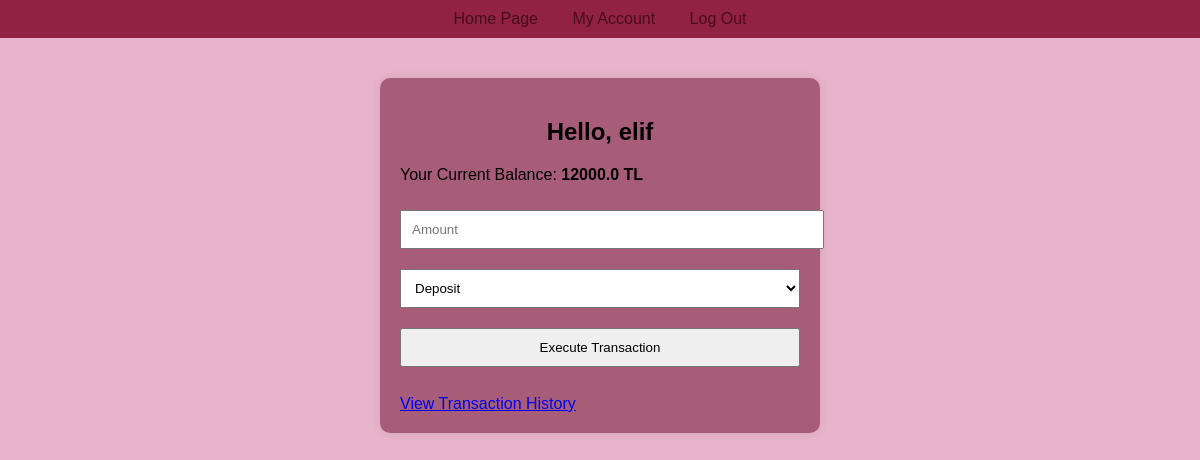
The page /hesap (signed in) on the database as committed earlier.
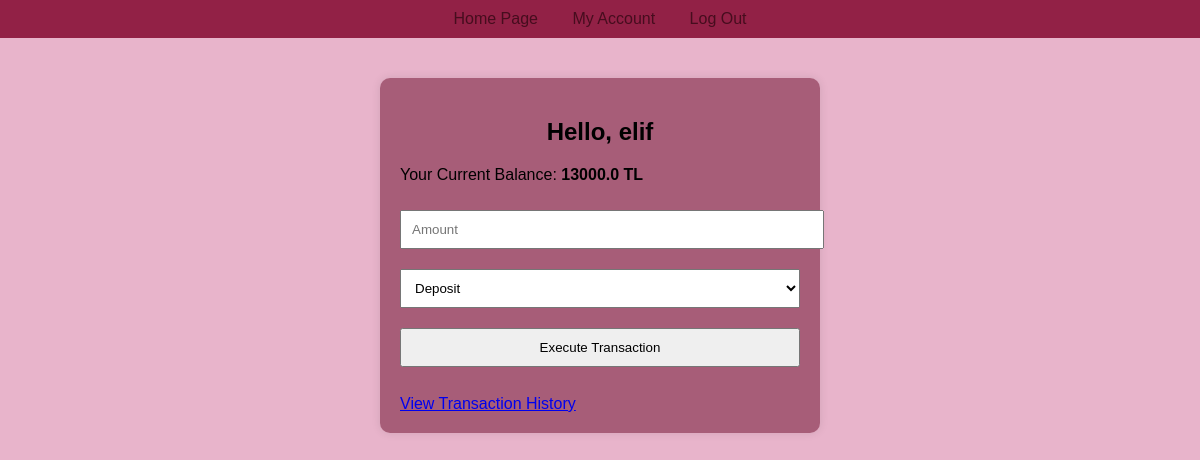
The same page on the database as committed later.
### app.py (models this page shows, shortened)
class Kullanici(db.Model):
    __tablename__ = 'kullanici'
    id = db.Column(db.Integer, primary_key=True)
    isim = db.Column(db.String(100), unique=True, nullable=False)
    sifre_hash = db.Column(db.String(128), nullable=False)
    bakiye = db.Column(db.Float, default=0.0)
    hareketler = db.relationship('Hareket', backref='kullanici', lazy=True)

### app.py (the view, shortened to what this page needs)
@app.route('/hesap', methods=['GET', 'POST'])
def hesap():
    if 'user_id' not in session:
        flash('Lütfen önce giriş yapın.', 'error')
        return redirect(url_for('login'))
    kullanici = Kullanici.query.get(session['user_id'])
    hareketler = Hareket.query.filter_by(kullanici_id=kullanici.id).order_by(Hareket.tarih.desc()).all()
    return render_template('bakiye.html', kullanici=kullanici, hareketler=hareketler)

### templates/bakiye.html (shortened to what this page needs)
{% extends 'base.html' %}
{% block content %}
  <h2>Hello, {{ kullanici.isim }}</h2>
  <p>Your Current Balance: <strong>{{ kullanici.bakiye }} TL</strong></p>
  <form method="POST">
    <input type="number" name="miktar" step="0.01" placeholder="Amount" required>
    <select name="islem">
      <option value="yatir">Deposit</option>
    </select>
    <button type="submit">Execute Transaction</button>
  </form>
  <br>
  <a href="{{url_for('islem_gecmisi') }}"> View Transaction History</a>
{% endblock %}

### templates/base.html (shortened to what this page needs)
<!DOCTYPE html>
<html lang="tr">
<head>
  <link rel="stylesheet" href="{{ url_for('static', filename='style.css') }}">
</head>
<body>
  <nav>
    <a href="{{ url_for('index') }}">Home Page</a>
    {% if session.get('user_id') %}
      <a href="{{ url_for('hesap') }}">My Account</a>
      <a href="{{ url_for('logout') }}">Log Out</a>
    {% else %}
      <a href="{{ url_for('register') }}">Join Now</a>
      <a href="{{ url_for('login') }}">Log In</a>
    {% endif %}
  </nav>
  <div class="container">
    {% block content %}{% endblock %}
  </div>
</body>
</html>

### static/style.css (style rules this page uses)
nav { background: #2c3e50; padding: 10px; text-align: center; }
nav a { color: white; margin: 0 15px; text-decoration: none; }
.container { width: 400px; margin: 40px auto; background: #fff; padding: 20px; border-radius: 10px; box-shadow: 0 0 10px rgba(0,0,0,0.1); }
h1, h2 { text-align: center; color: #2c3e50; }
body { font-family: Arial, sans-serif; background: #e8b4cb; margin:0; }
nav { background: #922146; padding: 10px; text-align: center; }
nav a { color: #460d1e; margin: 0 15px; text-decoration: none; }
.container { width: 400px; margin: 40px auto; background: #6d0e2c84; padding: 20px; border-radius: 10px; box-shadow: 0 0 10px rgba(0, 0, 0, 0.1); }
h1, h2 { text-align: center; color: #000000; }
input, select, button { width: 100%; padding: 10px; margin: 10px 0; }

Rows that differ between the two databases and show on the page:
changed Kullanici "elif": bakiye "12000.0" → "13000.0"
